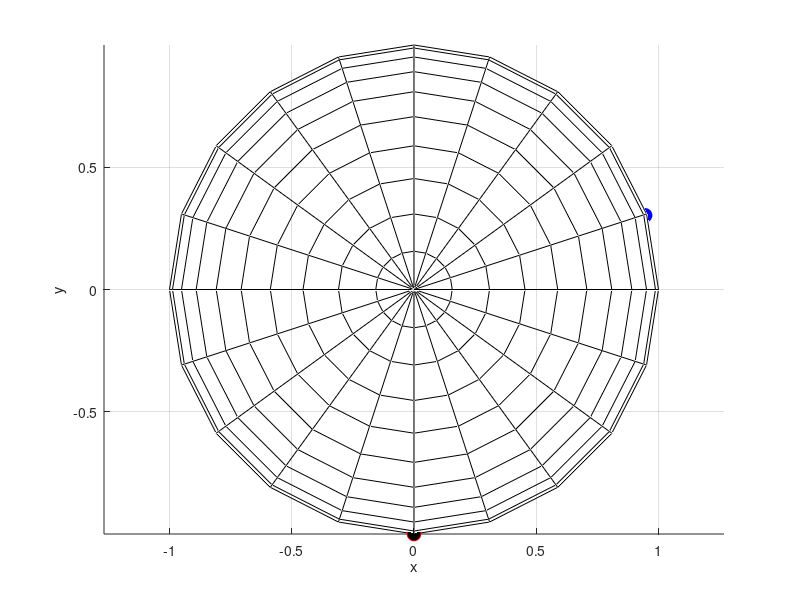

Here is the MATLAB script that generated this plot:
clc, clearvars, close all

load 70_1S_Fra

a = dataHum(1,4:6)';
a_norm = a/norm(a);
ax = a_norm(1,1);
ay = a_norm(2,1);
az = a_norm(3,1);
[sx,sy,sz] = sphere;

figure, hold on, grid on
surf(sx,sy,sz,'FaceAlpha',0)
plot3(0,0,0,'ok','MarkerSize',10,'MarkerFaceColor','k')
plot3(0,-1,0,'or','MarkerSize',10,'MarkerFaceColor','k')
plot3(ax,ay,az,'ob','MarkerSize',10,'MarkerFaceColor','b')
plot3([0,0],[0,-1],[0,0],'r','LineWidth',2)
plot3([0,ax],[0,ay],[0,az],'b','LineWidth',2)
xlabel('x')
ylabel('y')
zlabel('z')

theta = 2*acosd(norm(a_norm-[0;-1;0])/2)


axis equal

return

p0 = [0,0,0];
p1 = dataHum(1,4:6);
p = [p0;p1];

figure
hold on
plot3(p(:,1),p(:,2),p(:,3))
plot3(0,0,0,'*')